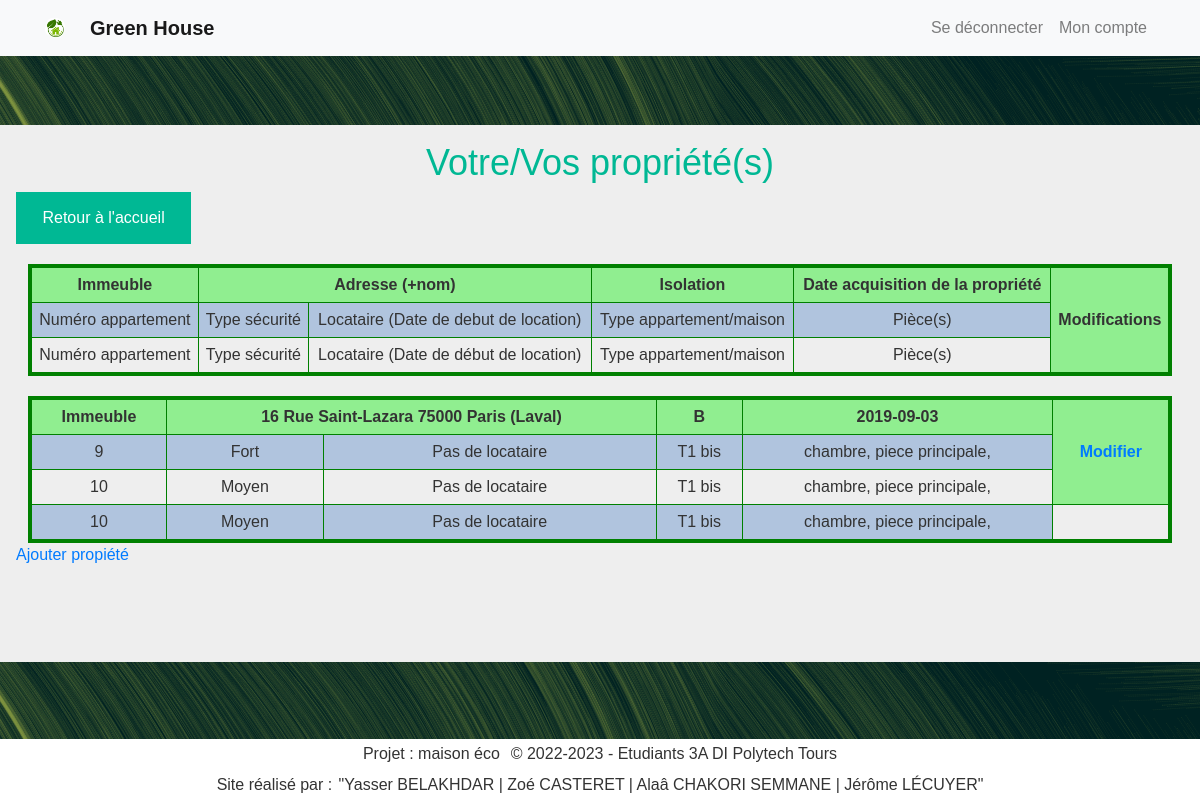
The app's page /proprietes/gererProprietes.php (signed in) with its own data.
### tables this page shows
CREATE TABLE Appartement(
   idAppartement INT AUTO_INCREMENT,
   numAppart INT,
   degreSecurite INT NOT NULL,
   typeAppart INT NOT NULL,
   idPropriete INT NOT NULL,
   PRIMARY KEY(idAppartement),
   FOREIGN KEY(degreSecurite) REFERENCES TypeSecurite(degreSecurite)
        ON DELETE CASCADE,
   FOREIGN KEY(typeAppart) REFERENCES TypeAppartement(typeAppart)
        ON DELETE CASCADE,
   FOREIGN KEY(idPropriete) REFERENCES Propriete(idPropriete)
        ON DELETE CASCADE
);

CREATE TABLE TypeSecurite(
   degreSecurite INT,
   nomSecurite VARCHAR(50) ,
   PRIMARY KEY(degreSecurite)
);

CREATE TABLE TypeAppartement(
   typeAppart INT,
   libTypeAppart VARCHAR(50) ,
   nbPieces INT,
   PRIMARY KEY(typeAppart)
);

CREATE TABLE TypePiece(
   typePiece INT,
   libTypePiece VARCHAR(50) ,
   PRIMARY KEY(typePiece)
);

### WEB/proprietes/gererProprietes.php (the view, shortened to what this page needs)
<?php
$ROOT = "../";
?>
<!DOCTYPE html>
 <html lang="fr">
 <head>
    <?php require "../common/header.php"; ?>
    <h2>Votre/Vos propriété(s)</h2>
    <a href="../Page_accueil/Page_accueil.php" class = "bouton-retour">Retour à l'accueil</a>
    <table>
        <tbody>
            <tr class="titre">
                <td>Immeuble</td>
                <td colspan = "2">Adresse (+nom)</td>
                <td>Isolation</td>
                <td colspan = "2">Date acquisition de la propriété</td>
                <td rowspan = "3">Modifications</td>
            </tr>
            <tr>
                <td>Numéro appartement</td>
                <td>Type sécurité</td>
                <td>Locataire (Date de debut de location)</td>
                <td>Type appartement/maison</td>
                <td>Pièce(s)</td>
            </tr>
            <tr>
                <td>Numéro appartement</td>
                <td>Type sécurité</td>
                <td>Locataire (Date de début de location)</td>
                <td>Type appartement/maison</td>
                <td>Pièce(s)</td>
            </tr>
        </tbody>
    </table>
    <?php
    $req = 'SELECT numeroRue, nomRue, codePostal, nomVille, degreIsolation, nomPropriete , idPropriete, DATE(dateDebutProp) AS dateDProp
            FROM ProprieteAdresse NATURAL JOIN Proprietaire';
    if (!isset($estAdmin) || $estAdmin != true) {
        $req = "$req WHERE idPersonne = {$_SESSION['Id']}";
    }
    $data = $bdd->query($req);
    foreach ($data as $ligne) {
        $req2 = "SELECT idAppartement, numAppart, libTypeAppart, nomSecurite
        FROM (((Appartement NATURAL JOIN Propriete) NATURAL JOIN TypeAppartement) NATURAL JOIN TypeSecurite) NATURAL JOIN Locataire
        WHERE idPropriete =".$ligne['idPropriete'];
        $nb = "SELECT COUNT(*) AS nbLigne
        FROM Appartement
        WHERE idPropriete = {$ligne['idPropriete']}";
        $data2 = $bdd->query($req2);
        $nbL = $bdd->query($nb);
        foreach($nbL as $l) {
            $nbAppart = $l['nbLigne']+1;
        }
        echo "<table>
                <tbody>
                    <tr class=\"titre\">
                        <td>";
        if ($nbAppart == 1) echo "Maison";
        else echo "Immeuble";
        echo "  </td>
                <td colspan = \"2\">".$ligne['numeroRue']." ".$ligne['nomRue']." ".$ligne['codePostal']." ".$ligne['nomVille'];
        if ($ligne['nomPropriete'] != NULL) echo " ({$ligne['nomPropriete']})";
        echo "  </td>
                <td>{$ligne['degreIsolation']}</td>
                <td>{$ligne['dateDProp']}</td>
                <td rowspan = \"$nbAppart\"><a href='{$ROOT}proprietes/ajoutPropriete/ajoutPropriete.php'>Modifier<a></td>
            </tr>";
        foreach ($data2 as $ligne2) {
            echo "<tr>
                    <td>{$ligne2['numAppart']}</td>
                    <td>{$ligne2['nomSecurite']}</td>";
            $req3 = "SELECT DATE(datedebutloc) AS dateDLoc, nom, prenom
            FROM (Locataire NATURAL JOIN Utilisateur) NATURAL JOIN InfoPersonne
            WHERE idAppartement = {$ligne2['idAppartement']} AND dateFinLoc IS NULL";
            $nb = "SELECT COUNT(*) AS nbLignes
            FROM Locataire
            WHERE idAppartement = {$ligne2['idAppartement']} AND dateFinLoc IS NULL";
            $data3 = $bdd->query($req3);
            $nbL = $bdd->query($nb);
            foreach($nbL as $l) {
                $nbLocataire = $l['nbLignes'];
            }
            if ($nbLocataire == 1) {
                foreach ($data3 as $ligne3) {
                    echo "<td>{$ligne3['prenom']} {$ligne3['nom']} ({$ligne3['dateDLoc']})</td>";
                }
            }
            else if ($nbLocataire == 0) {
                echo "<td>Pas de locataire</td>";
            }
            else {
                echo "<td>Problème au niveau de la location de l'appartement</td>";
            }
            echo "  <td>{$ligne2['libTypeAppart']}</td>
                    <td>";
            $req4 = "SELECT  libTypePiece
            FROM Piece NATURAL JOIN TypePiece
            WHERE idAppartement = {$ligne2['idAppartement']}";
            $nb = "SELECT COUNT(*) AS nbLignes
            FROM Piece
            WHERE idAppartement = {$ligne2['idAppartement']}";
            $data4 = $bdd->query($req4);
            $nbL = $bdd->query($nb);
            foreach($nbL as $l) {
                $nbPiece = $l['nbLignes'];
            }
            $i = 0;
            foreach ($data4 as $ligne4) {
                echo $ligne4['libTypePiece'];
                if ($i < $nbPiece) {
                    echo ", ";
                }
                $i++;
            }
            echo "</td>";
        }
        echo "</tbody>
            </table>";
    }
    ?>
    <a href="../proprietes/ajoutPropriete/ajoutPropriete.php">Ajouter propiété</a>
 </body>
 <?php require "../common/footer.php"; ?>
</html>

### WEB/common/style/main.css (style rules this page uses)
html { height: 100%; }
body { font-family: Arial, sans-serif; color: #333; background-color: #eee; margin: 0; min-height: 100%; display: flex; flex-direction: column; }
h2 { font-size: 36px; text-align: center; color: #00b894; }
.bouton-retour { display: block; width: 15%; margin: 20px; padding: 12px 20px; }
button, .header-right > a, .bouton, .bouton-retour { background-color: #00b894; color: #fff; padding: 14px 20px; margin: 8px 0; border: none; cursor: pointer; text-align: center; text-decoration: none; }
table { margin: 20px auto auto auto; table-layout: auto; width: 98%; border-collapse: collapse; border: solid green 4px; text-align: center; }
table tr:not(.titre):nth-child(even) { background: lightsteelblue; }
table .titre { font-weight: bold; background: lightgreen; }
table td:not(.ignore) { border: solid green 1px; padding: 5px; }

### records on screen
appartement: numAppart "9", degreSecurite.nomSecurite "Fort", typeAppart.libTypeAppart "T1 bis"
typepiece: libTypePiece "chambre"
typepiece: libTypePiece "piece principale"
appartement: numAppart "10", degreSecurite.nomSecurite "Moyen", typeAppart.libTypeAppart "T1 bis"

### other values on screen
$ligne['numeroRue'] "16"
$ligne['nomRue'] "Rue Saint-Lazara"
$ligne['codePostal'] "75000"
$ligne['nomVille'] "Paris"
$ligne['nomPropriete'] "Laval"
$ligne['degreIsolation'] "B"
$ligne['dateDProp'] "2019-09-03"
